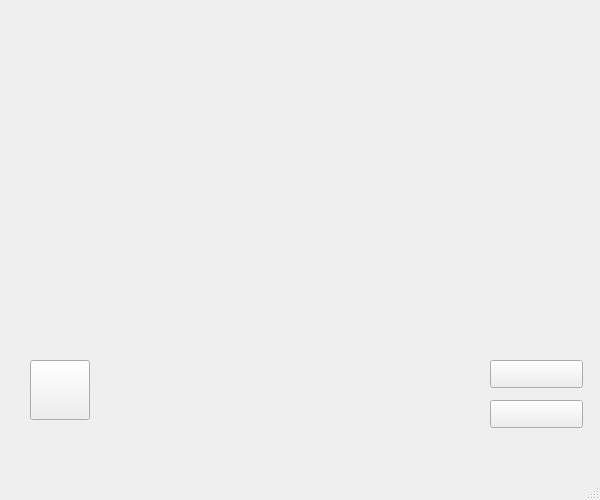
<?xml version="1.0" encoding="UTF-8"?>
<ui version="4.0">
 <class>mainWindow</class>
 <widget class="QMainWindow" name="mainWindow">
  <property name="geometry">
   <rect>
    <x>0</x>
    <y>0</y>
    <width>600</width>
    <height>500</height>
   </rect>
  </property>
  <property name="minimumSize">
   <size>
    <width>600</width>
    <height>500</height>
   </size>
  </property>
  <property name="maximumSize">
   <size>
    <width>600</width>
    <height>500</height>
   </size>
  </property>
  <property name="mouseTracking">
   <bool>false</bool>
  </property>
  <property name="windowTitle">
   <string>UKNOW</string>
  </property>
  <property name="windowIcon">
   <iconset>
    <normaloff>C:/Users/kunal/OneDrive/Desktop/Raman Project/logo.png</normaloff>C:/Users/kunal/OneDrive/Desktop/Raman Project/logo.png</iconset>
  </property>
  <property name="autoFillBackground">
   <bool>true</bool>
  </property>
  <property name="iconSize">
   <size>
    <width>30</width>
    <height>30</height>
   </size>
  </property>
  <property name="tabShape">
   <enum>QTabWidget::Rounded</enum>
  </property>
  <widget class="QWidget" name="centralwidget">
   <property name="minimumSize">
    <size>
     <width>600</width>
     <height>449</height>
    </size>
   </property>
   <property name="maximumSize">
    <size>
     <width>600</width>
     <height>449</height>
    </size>
   </property>
   <widget class="QPushButton" name="mic_button">
    <property name="geometry">
     <rect>
      <x>30</x>
      <y>360</y>
      <width>60</width>
      <height>60</height>
     </rect>
    </property>
    <property name="minimumSize">
     <size>
      <width>60</width>
      <height>60</height>
     </size>
    </property>
    <property name="maximumSize">
     <size>
      <width>60</width>
      <height>60</height>
     </size>
    </property>
    <property name="text">
     <string/>
    </property>
    <property name="icon">
     <iconset>
      <normaloff>C:/Users/kunal/OneDrive/Desktop/Raman Project/mic.gif</normaloff>C:/Users/kunal/OneDrive/Desktop/Raman Project/mic.gif</iconset>
    </property>
    <property name="iconSize">
     <size>
      <width>60</width>
      <height>60</height>
     </size>
    </property>
   </widget>
   <widget class="QLabel" name="wave_label">
    <property name="geometry">
     <rect>
      <x>90</x>
      <y>370</y>
      <width>375</width>
      <height>60</height>
     </rect>
    </property>
    <property name="minimumSize">
     <size>
      <width>375</width>
      <height>60</height>
     </size>
    </property>
    <property name="maximumSize">
     <size>
      <width>375</width>
      <height>60</height>
     </size>
    </property>
    <property name="text">
     <string/>
    </property>
    <property name="pixmap">
     <pixmap>C:/Users/kunal/OneDrive/Desktop/Raman Project/wave.gif</pixmap>
    </property>
    <property name="scaledContents">
     <bool>true</bool>
    </property>
   </widget>
   <widget class="QLabel" name="ball_label">
    <property name="geometry">
     <rect>
      <x>-100</x>
      <y>-160</y>
      <width>800</width>
      <height>671</height>
     </rect>
    </property>
    <property name="minimumSize">
     <size>
      <width>800</width>
      <height>671</height>
     </size>
    </property>
    <property name="maximumSize">
     <size>
      <width>800</width>
      <height>671</height>
     </size>
    </property>
    <property name="text">
     <string/>
    </property>
    <property name="pixmap">
     <pixmap>C:/Users/kunal/OneDrive/Desktop/Raman Project/ball.gif</pixmap>
    </property>
    <property name="scaledContents">
     <bool>true</bool>
    </property>
   </widget>
   <widget class="QPushButton" name="quit_button">
    <property name="geometry">
     <rect>
      <x>490</x>
      <y>400</y>
      <width>93</width>
      <height>28</height>
     </rect>
    </property>
    <property name="minimumSize">
     <size>
      <width>93</width>
      <height>28</height>
     </size>
    </property>
    <property name="maximumSize">
     <size>
      <width>93</width>
      <height>28</height>
     </size>
    </property>
    <property name="text">
     <string/>
    </property>
    <property name="icon">
     <iconset>
      <normaloff>C:/Users/kunal/OneDrive/Desktop/Raman Project/Quit.png</normaloff>C:/Users/kunal/OneDrive/Desktop/Raman Project/Quit.png</iconset>
    </property>
    <property name="iconSize">
     <size>
      <width>93</width>
      <height>60</height>
     </size>
    </property>
   </widget>
   <widget class="QPushButton" name="start_button">
    <property name="geometry">
     <rect>
      <x>490</x>
      <y>360</y>
      <width>93</width>
      <height>28</height>
     </rect>
    </property>
    <property name="minimumSize">
     <size>
      <width>93</width>
      <height>28</height>
     </size>
    </property>
    <property name="maximumSize">
     <size>
      <width>93</width>
      <height>28</height>
     </size>
    </property>
    <property name="text">
     <string/>
    </property>
    <property name="icon">
     <iconset>
      <normaloff>C:/Users/kunal/OneDrive/Desktop/Raman Project/Start.png</normaloff>C:/Users/kunal/OneDrive/Desktop/Raman Project/Start.png</iconset>
    </property>
    <property name="iconSize">
     <size>
      <width>93</width>
      <height>60</height>
     </size>
    </property>
   </widget>
   <zorder>ball_label</zorder>
   <zorder>mic_button</zorder>
   <zorder>quit_button</zorder>
   <zorder>wave_label</zorder>
   <zorder>start_button</zorder>
  </widget>
  <widget class="QStatusBar" name="statusbar"/>
  <action name="actionChange_Name">
   <property name="text">
    <string>Change Name</string>
   </property>
  </action>
  <action name="actionDate">
   <property name="text">
    <string>Date</string>
   </property>
  </action>
  <action name="actionTime">
   <property name="text">
    <string>Time</string>
   </property>
  </action>
 </widget>
 <resources/>
 <connections/>
</ui>
